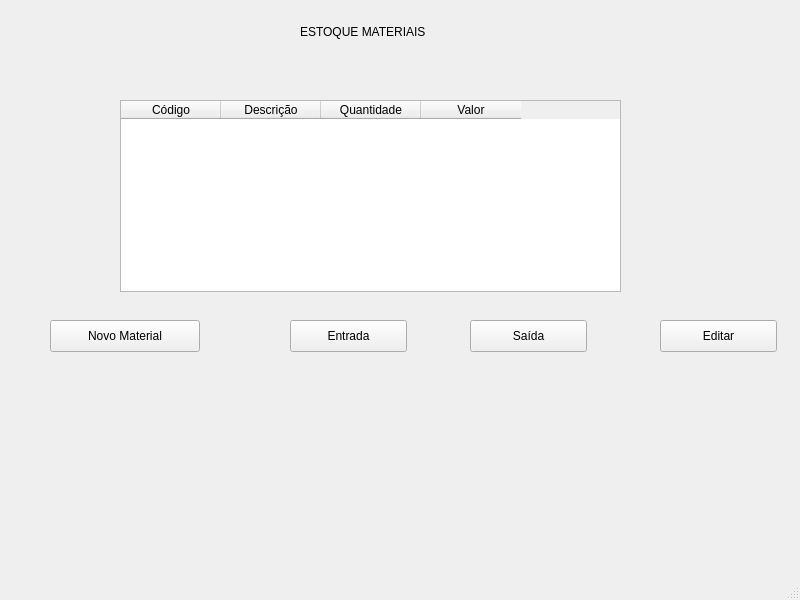
<?xml version="1.0" encoding="UTF-8"?>
<ui version="4.0">
 <class>MainWindow</class>
 <widget class="QMainWindow" name="MainWindow">
  <property name="geometry">
   <rect>
    <x>0</x>
    <y>0</y>
    <width>800</width>
    <height>600</height>
   </rect>
  </property>
  <property name="windowTitle">
   <string>MainWindow</string>
  </property>
  <widget class="QWidget" name="centralwidget">
   <widget class="QLabel" name="label">
    <property name="geometry">
     <rect>
      <x>300</x>
      <y>20</y>
      <width>200</width>
      <height>23</height>
     </rect>
    </property>
    <property name="text">
     <string>ESTOQUE MATERIAIS</string>
    </property>
   </widget>
   <widget class="QTableWidget" name="tableWidget">
    <property name="geometry">
     <rect>
      <x>120</x>
      <y>100</y>
      <width>501</width>
      <height>192</height>
     </rect>
    </property>
    <column>
     <property name="text">
      <string>Código</string>
     </property>
    </column>
    <column>
     <property name="text">
      <string>Descrição</string>
     </property>
    </column>
    <column>
     <property name="text">
      <string>Quantidade</string>
     </property>
    </column>
    <column>
     <property name="text">
      <string>Valor</string>
     </property>
    </column>
   </widget>
   <widget class="QPushButton" name="pushButton_entrada">
    <property name="geometry">
     <rect>
      <x>290</x>
      <y>320</y>
      <width>117</width>
      <height>32</height>
     </rect>
    </property>
    <property name="text">
     <string>Entrada</string>
    </property>
   </widget>
   <widget class="QPushButton" name="pushButton_2_saida">
    <property name="geometry">
     <rect>
      <x>470</x>
      <y>320</y>
      <width>117</width>
      <height>32</height>
     </rect>
    </property>
    <property name="text">
     <string>Saída</string>
    </property>
   </widget>
   <widget class="QPushButton" name="pushButton_3_editar">
    <property name="geometry">
     <rect>
      <x>660</x>
      <y>320</y>
      <width>117</width>
      <height>32</height>
     </rect>
    </property>
    <property name="text">
     <string>Editar</string>
    </property>
   </widget>
   <widget class="QPushButton" name="pushButton_4">
    <property name="geometry">
     <rect>
      <x>50</x>
      <y>320</y>
      <width>150</width>
      <height>32</height>
     </rect>
    </property>
    <property name="text">
     <string>Novo Material</string>
    </property>
   </widget>
  </widget>
  <widget class="QMenuBar" name="menubar">
   <property name="geometry">
    <rect>
     <x>0</x>
     <y>0</y>
     <width>800</width>
     <height>28</height>
    </rect>
   </property>
  </widget>
  <widget class="QStatusBar" name="statusbar"/>
 </widget>
 <resources/>
 <connections/>
</ui>
